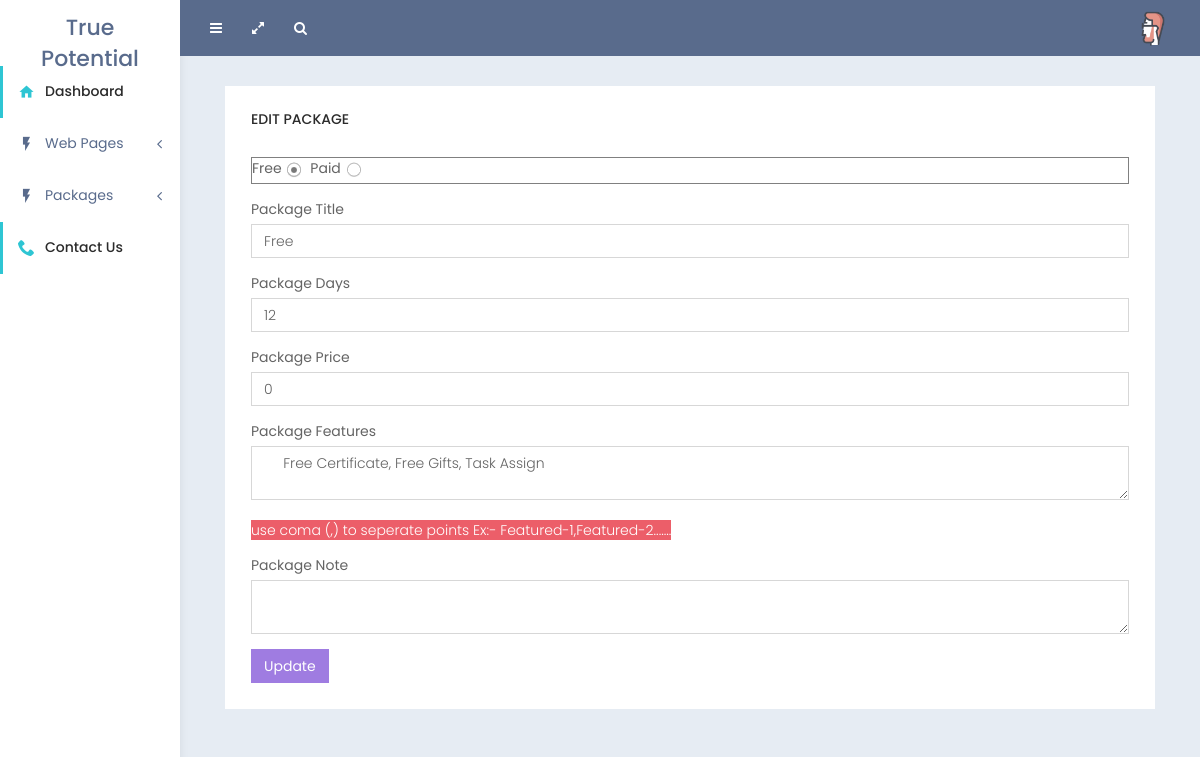
Page /admin/edit_package.php?pno=2 (signed in) on the committed database.
### tables this page shows
CREATE TABLE `packages` (
  `sno` int(11) NOT NULL,
  `package_type` varchar(50) NOT NULL,
  `package_title` varchar(500) NOT NULL,
  `features` longtext NOT NULL,
  `days` int(11) NOT NULL,
  `price` int(11) NOT NULL,
  `note` longtext NOT NULL,
  `date` varchar(500) NOT NULL
);

### admin/edit_package.php (the view, shortened to what this page needs)
<?php
include_once 'db/db.php';
     $result=mysqli_query($con,"select * from packages where sno='$_GET[pno]'");
     while($row=mysqli_fetch_array($result))
     {
     $ptitle= htmlspecialchars_decode($row['package_title']);
     $ptype= htmlspecialchars_decode($row['package_type']);
     $days= htmlspecialchars_decode($row['days']);
     $features= htmlspecialchars_decode($row['features']);
     $note= htmlspecialchars_decode($row['note']);
     $price=$row['price'];
     }
?>
<!DOCTYPE html>
<html lang="en">
<head>
        <link href="assets/plugins/bootstrap/css/bootstrap.min.css" rel="stylesheet">
        <link href="assets/plugins/font-awesome/css/font-awesome.min.css" rel="stylesheet">
        <link href="assets/plugins/icomoon/style.css" rel="stylesheet">
        <link href="assets/plugins/waves/waves.min.css" rel="stylesheet">
        <link href="assets/plugins/uniform/css/default.css" rel="stylesheet">
        <link href="assets/css/metrotheme.min.css" rel="stylesheet">
        <link href="assets/css/custom.css" rel="stylesheet">
    </head>
    <body>
        <div class="page-container">
            <?php
            include 'include/side-nav.php';
            ?>
            <div class="page-content">
                <div class="page-header">
                    <nav class="navbar navbar-default">
                        <div class="container-fluid">
                            <div class="collapse navbar-collapse" id="bs-example-navbar-collapse-1">
                                <ul class="nav navbar-nav">
                                    <li class="collapsed-sidebar-toggle-inv"><a href="javascript:void(0)" id="collapsed-sidebar-toggle-button"><i class="fa fa-bars"></i></a></li>
                                    <li><a href="javascript:void(0)" id="toggle-fullscreen"><i class="fa fa-expand"></i></a></li>
                                    <li><a href="javascript:void(0)" id="search-button"><i class="fa fa-search"></i></a></li>
                                </ul>
                                <ul class="nav navbar-nav navbar-right">
                                    <li class="dropdown">
                                        <a href="#" class="dropdown-toggle" data-toggle="dropdown" role="button" aria-haspopup="true" aria-expanded="false"><img src="assets/images/avatars/avatar1.png" alt="" class="img-circle"></a>
                                    </li>
                                </ul>
                            </div>
                        </div>
                    </nav>
                </div>
                <div class="page-inner no-page-title">
                    <div id="main-wrapper">
                        <div class="row">
                            <div class="col-md-12">
                                <div class="col-md-12">
                                 <div class="panel panel-white">
                                <div class="panel-heading clearfix">
                                    <h4 class="panel-title">Edit Package </h4>
                                </div>
                                <div class="panel-body basic-form-panel">
                                <form method="POST" action="#" enctype="multipart/form-data">
                                    <div class="form-group" style="border:1px solid grey;">
                                     <?php
                                     if($ptype=='Free')
                                     {
                                     ?>
                                    <label for="exampleInputEmail1">Free</label>
                                    <label for="exampleInputEmail1">Paid</label>
                                    <?php
                                     }
                                     ?>
                                  </div>
                                  <div class="form-group">
                                    <label for="exampleInputEmail1">Package Title</label>
                                    <input type="text" class="form-control"  placeholder="Package Title" value="<?php echo $ptitle;?>" name="title">
                                  </div>
                                  <div class="form-group">
                                    <label for="exampleInputEmail1">Package Days</label>
                                    <input type="number" class="form-control"  placeholder="Package days" name="days" value="<?php echo $days;?>">
                                  </div>
                                    <div class="form-group">
                                    <label for="exampleInputEmail1">Package Price</label>
                                    <input type="number" value="<?php echo $price;?>" class="form-control"  placeholder="Package Price" name="price">
                                  </div>
                                  <div class="form-group">
                                    <label for="exampleInputPassword1">Package Features </label>
                                    <textarea class="form-control" name="features"> <?php echo $features;?> </textarea>
                                    <br/>
                                    <span class="btn-danger" >use coma (,) to seperate points Ex:- Featured-1,Featured-2....... </span>
                                  </div>
                                    <div class="form-group">
                                    <label for="exampleInputPassword1">Package Note </label>
                                    <textarea class="form-control" name="note"> <?php echo $note;?>  </textarea>
                                  </div>
                                  <button type="submit" name="update" class="btn btn-primary">Update</button>
                                </form>
                                </div>
                              </div>
                           </div>
                            </div>
                        </div>
                    </div>
                </div>
            </div>
        </div>
    </body>
</html>

### rows in the picture
packages: title "Free", days "12", price "0", features "Free Certificate, Free Gifts, Task Assign"
